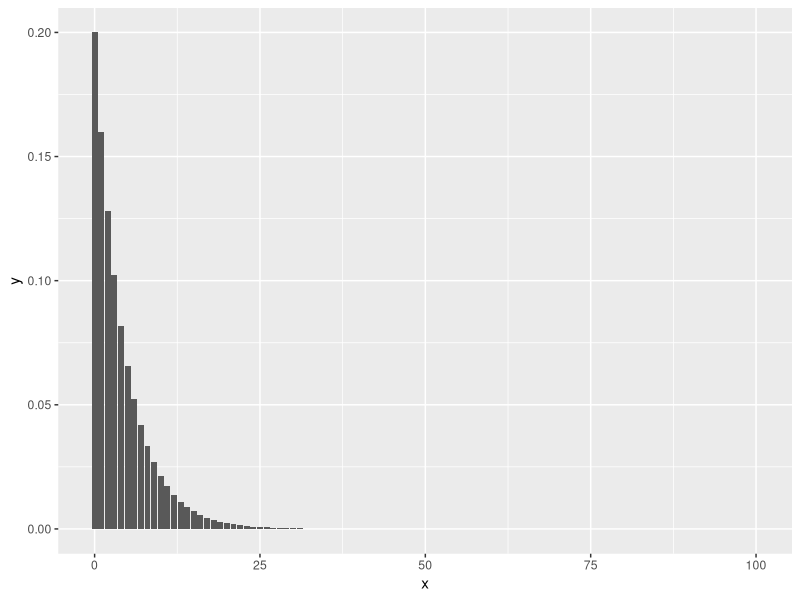
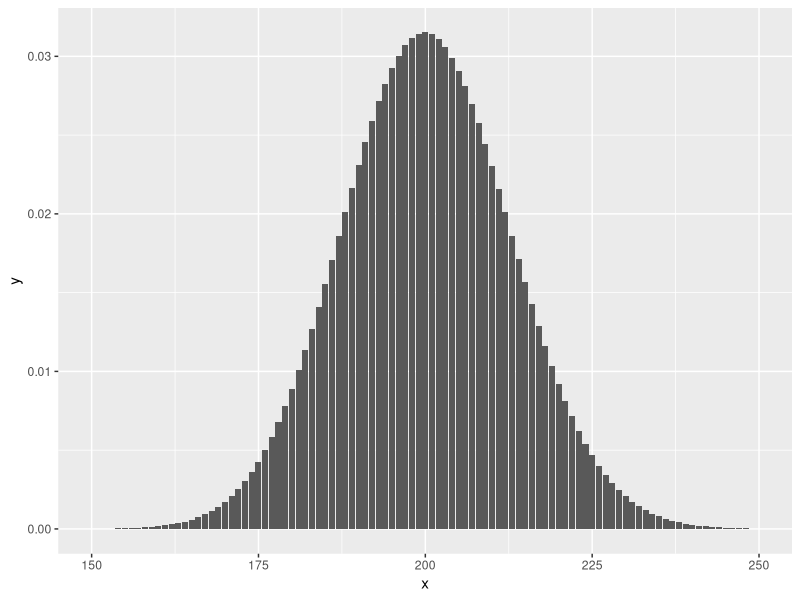

The R source for these figures, in order:
library(tidyverse)
dbinom(3,10,0.1)
# ?dgeom(0,0.2)
f1 <- tibble(x=0:100, y=dgeom(seq(0,100,1),0.2))
ggplot(f1) +geom_bar(aes(x=x,y=y),stat="identity")  
#
f2 <- tibble(x=0:1000,y=dbinom(seq(0,1000,1),1001,0.2))
ggplot(f2)+geom_bar(aes(x=x,y=y),stat="identity")+
scale_x_continuous(limits=c(150,250))
